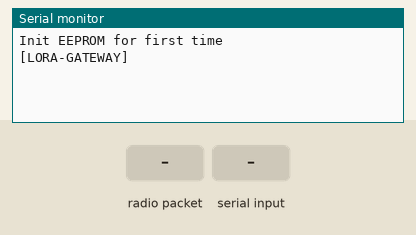
Recording of a sketch running on a simulated STM32 Blue Pill. On the bench: the last lines printed to the serial monitor. Inputs (shaded band) come from the test bench. EEPROM starts erased; no radio packets arrive unless stated.

Above: at 1.2 s.
1.3 s: radio packet "," arrives
At 2.2 s:
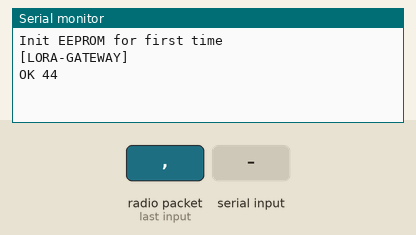
2.8 s: "h\n" received over Serial
At 4.0 s:
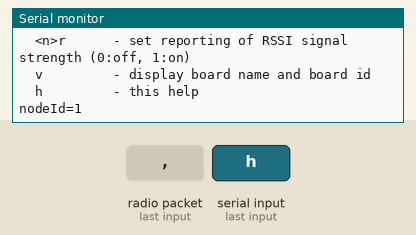
4.3 s: radio packet "90" arrives
At 5.5 s:
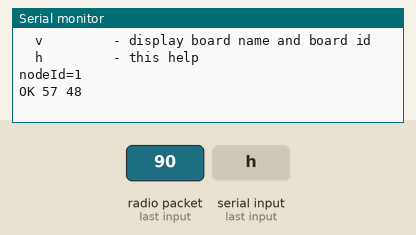
5.8 s: "s90\n" received over Serial
At 7.0 s:
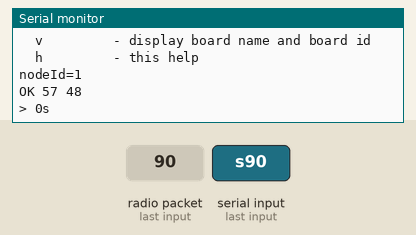
7.3 s: radio packet "200" arrives
At 7.9 s:
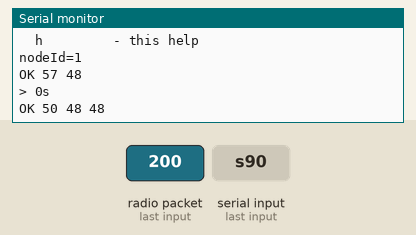
8.8 s: "n90\n" received over Serial
At 9.8 s:
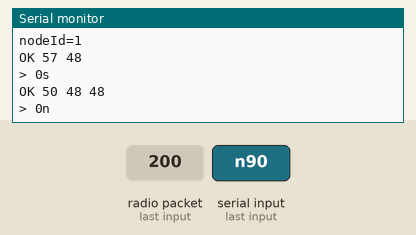

The sketch:

STM32-LoRaGateway.ino
```cpp
/*
	A STM32F103C8T6 (Blue Pill) LoRa Gateway, but not a gateway like for the
	The Things Network.
	Please read the README.md for details

	24 apr 2020: Arjan Wooning
*/

#include <SPI.h>
#include <LoRa.h>
#include <EEPROM.h>

#define SERIAL_BAUD	 57600

// LoRa configuration
const long frequency = 866E6;	// LoRa Frequency

const int csPin = PA4;				 // LoRa radio chip select
const int resetPin = PC14;		 // LoRa radio reset
const int irqPin = PA1;				// change for your board; must be a hardware interrupt pin

// Gateway configuration
typedef struct {
	byte nodeId;						// Which Gateway NodeId 1...7
	byte hex_output	:2;	 // 0 = dec, 1 = hex, 2 = hex+ascii
	byte rssi_output	:1;	 // 0 = dec, 1 = hex, 2 = hex+ascii
	byte spare_flags	:5;
} GPIOconfig;

static GPIOconfig config;

#define MAX_PACKET_SIZE	10

static word value;
static byte stack[MAX_PACKET_SIZE + 4], top, sendLen, destNodeId;
static boolean sendMsg = false;

//Message max 31 bytes
typedef struct {
	byte nodeId;
	byte msg [MAX_PACKET_SIZE - 1];
} Payload;

void LoRa_rxMode(){
	LoRa.disableInvertIQ();							 // normal mode
	LoRa.receive();											 // set receive mode
}

void LoRa_txMode(){
	LoRa.idle();													// set standby mode
	LoRa.enableInvertIQ();								// active invert I and Q signals
}

void LoRa_sendMessage(Payload payload, byte payloadLen) {
	LoRa_txMode();												// set tx mode
	LoRa.beginPacket();									 // start packet
	LoRa.write((byte*) &payload, payloadLen); // add payload
	LoRa.endPacket(true);								 // finish packet and send it
}

void onTxDone() {
	// Serial.println("TxDone");
	LoRa_rxMode();
}

static void printOneChar (char c) {
	Serial.print(c);
}

static void showString (PGM_P s) {
	for (;;) {
		char c = pgm_read_byte(s++);
		if (c == 0)
				break;
		if (c == '\n')
				printOneChar('\r');
		printOneChar(c);
	}
}

static void saveConfig () {
	EEPROM.write(0, (int)config.nodeId);
}

static void showNibble (byte nibble) {
	char c = '0' + (nibble & 0x0F);
	if (c > '9')
		c += 7;
	Serial.print(c);
}

static void showByte (byte value) {
	if (config.hex_output) {
		showNibble(value >> 4);
		showNibble(value);
	} else
		Serial.print((word) value);
}

static void loadConfig () {
	config.nodeId = EEPROM.read(0);

	if ( config.nodeId > 7) {
		Serial.println("Init EEPROM for first time");
		config.nodeId = 1;
		saveConfig();
	}
}

const char helpText[] PROGMEM =
	"\n"
	"Available commands:\n"
	"  <nn>n     - set Gateway node ID (standard node ids are 1..7)\n"
	"  ...,<nn>s - send data packet to node <nn>\n"
	"  <n>x      - set reporting format (0: decimal, 1: hex, 2: hex+ascii)\n"
	"  <n>r      - set reporting of RSSI signal strength (0:off, 1:on)\n"
	"  v         - display board name and board id\n"
	"  h         - this help\n"
;

static void showHelp () {
	showString(helpText);
	Serial.println();
	Serial.print("nodeId=");
	Serial.println(config.nodeId, DEC);
}

//Cmnd example: 10,3a
static void handleSerialInput (char c) {
	byte stm32pinNr = 0;

	if ('0' <= c && c <= '9') {
		value = 10 * value + c - '0';
		return;
	}

	if (c == ',') {
		if (top < sizeof stack)
			stack[top++] = value; // truncated to 8 bits
		value = 0;
		return;
	}

	if ('a' <= c && c <= 'z') {
		Serial.print("> ");
		for (byte i = 0; i < top; ++i) {
			Serial.print((word) stack[i]);
			printOneChar(',');
		}
		Serial.print(value);
		Serial.println(c);
	}

	if (c > ' ') {
		switch (c) {

		case 's': // send packet to node ID N, no ack
			sendMsg = true; // Send the message
			sendLen = top;	// Payload length
			destNodeId = value;	 // Destination NodeId
			break;

		case 'n': // set node id
			config.nodeId = value & 0x3F;
			saveConfig();
			break;

		case 'x': // set reporting mode to decimal (0), hex (1), hex+ascii (2)
			config.hex_output = value;
			saveConfig();
			break;

		case 'r': // set reporting of RSSI signal strength
			config.rssi_output = value;
			saveConfig();
			break;

		case 'v': //display the interpreter version and configuration
			Serial.print("[LORA-GATEWAY]");
			break;

		case 'h':
			showHelp();
			break;

		// default:
		//		 Serial.print("Unknown input: ");
		//		 Serial.print(c);
		//		 Serial.print(" (0x");
		//		 Serial.print(c, HEX);
		//		 Serial.println(")");
				// showHelp();
		}
	}
	value = top = 0;
}

boolean runEvery(unsigned long interval)
{
	static unsigned long previousMillis = 0;
	unsigned long currentMillis = millis();
	if (currentMillis - previousMillis >= interval)
	{
		previousMillis = currentMillis;
		return true;
	}
	return false;
}


void setup() {
	Serial.begin(SERIAL_BAUD);									 // initialize serial

	while (!Serial);

	Serial.println();
	loadConfig();
	Serial.println("[LORA-GATEWAY]");

	LoRa.setPins(csPin, resetPin, irqPin);

	if (!LoRa.begin(frequency)) {
		Serial.println("LoRa init failed. Check your connections.");
		while (true);											 // if failed, do nothing
	}

	// Serial.println("LoRa init succeeded.");
	// Serial.println();
	// Serial.println("Only receive messages from nodes");
	// Serial.println("Tx: invertIQ enable");
	// Serial.println("Rx: invertIQ disable");
	// Serial.println();

	//LoRa.setTxPower(20);
	LoRa.enableCrc();
	LoRa.onReceive(onReceive);
	LoRa.onTxDone(onTxDone);
	LoRa_rxMode();
}

void onReceive(int packetSize) {
	if (packetSize > MAX_PACKET_SIZE)
		Serial.print("ERROR packetSize too long: "); // Start received message
	else
		Serial.print("OK"); // Start received message

	for (int i = 0; i < packetSize; i++) {
		if (!config.hex_output)
			printOneChar(' ');
		showByte((char)LoRa.read());
	}
	if (config.rssi_output) {
		Serial.print(" RSSI ");
		Serial.print(LoRa.packetRssi());
	}
	Serial.println();
	// String message = "";
	//
	// while (LoRa.available()) {
	//	 message += (char)LoRa.read();
	// }
	//
	// Serial.print("Gateway Receive: ");
	// Serial.println(message);
}

void loop() {
	if (Serial.available()) {
			handleSerialInput(Serial.read());
	} else {
		if (sendMsg) {
			sendMsg = false;

			// Check received package
			Payload txPayload;

			// Serial.print("Send to NodeID: ");
			// Serial.print(destNodeId, DEC);
			// Serial.print(" - msgLen:");
			// Serial.print(sendLen, DEC);
			//
			// Serial.print(" - data:");
			txPayload.nodeId = destNodeId;
			for (char i = 0; i < sendLen; i++) {
				// Serial.print(' ');
				// Serial.print(stack[i], DEC);
				txPayload.msg[i] = stack[i];
			}
			// Serial.println();
			LoRa_sendMessage(txPayload, sendLen + 1); // send message

			//Serial.println("Send Message!");
		}
		delay(10); //10ms
	}
}
```

Measured:
- after the input at 1.3 s, the serial monitor: prints a new line at once (image 1)
- after the input at 2.8 s, the serial monitor: prints a new line at once (image 2)
- after the input at 4.3 s, the serial monitor: prints a new line at once (image 3)
- after the input at 5.8 s, the serial monitor: prints a new line at once (image 4)
- after the input at 7.3 s, the serial monitor: prints a new line at once (image 5)
- after the input at 8.8 s, the serial monitor: prints a new line at once (image 6)
